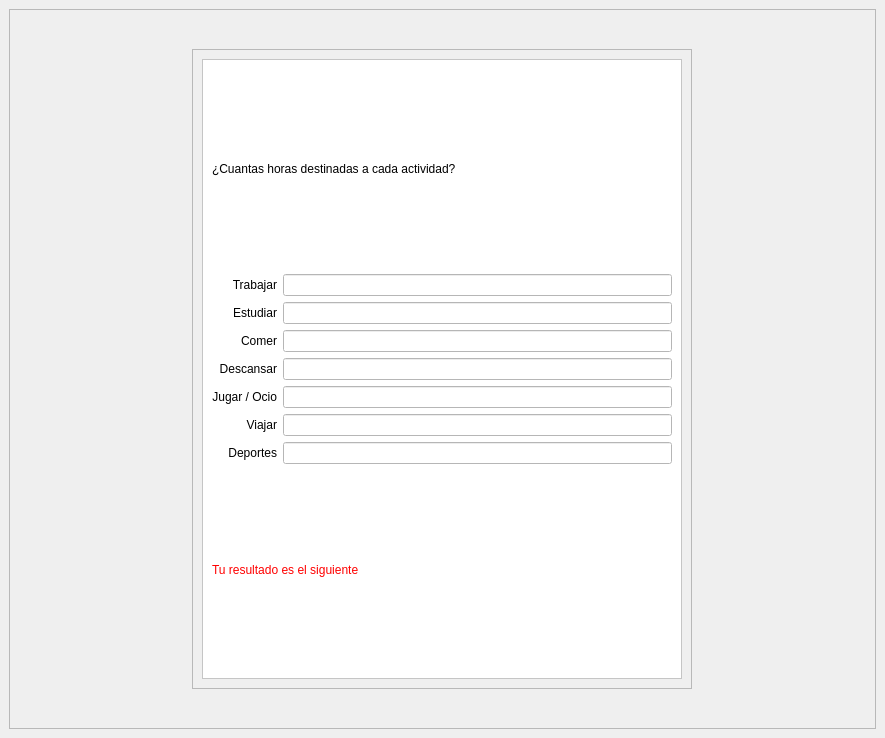
<?xml version="1.0" encoding="UTF-8"?>
<ui version="4.0">
 <class>MainWindow</class>
 <widget class="QMainWindow" name="MainWindow">
  <property name="geometry">
   <rect>
    <x>0</x>
    <y>0</y>
    <width>885</width>
    <height>678</height>
   </rect>
  </property>
  <property name="windowTitle">
   <string>MainWindow</string>
  </property>
  <widget class="QWidget" name="centralwidget">
   <layout class="QGridLayout" name="gridLayout">
    <item row="0" column="0">
     <widget class="QFrame" name="contenedorPrincipal">
      <property name="whatsThis">
       <string>&lt;html&gt;&lt;head/&gt;&lt;body&gt;&lt;p&gt;&lt;br/&gt;&lt;/p&gt;&lt;/body&gt;&lt;/html&gt;</string>
      </property>
      <property name="styleSheet">
       <string notr="true">
#contenedorPrincipal{
	background-image: url(imagenes/fondo.png);
}

#frameBotones{
	background-color:rgb(255, 255, 255);
	border: 1px solid black;
	max-width: 150px
}

#frameVentanas{
	background-color:rgb(255, 255, 255);
	border: 1px solid black;
}

#btnFinanzas,#btnNotas,#btnTiempo,#btnHorarios,#btnRecordatorios{
	color: rgb(255, 255, 255);
	font-size: 13px;
	background-color: rgb(85, 170, 255);
	border-radius: 3px;	
	height: 30px;
	border: 1px solid black;
}

#btnFinanzas:hover,#btnNotas:hover,#btnTiempo:hover,#btnHorarios:hover,#btnRecordatorios:hover{
	background-color: rgb(0, 85, 255);
}
</string>
      </property>
      <property name="frameShape">
       <enum>QFrame::StyledPanel</enum>
      </property>
      <property name="frameShadow">
       <enum>QFrame::Raised</enum>
      </property>
      <layout class="QGridLayout" name="gridLayout_2">
       <item row="0" column="0">
        <widget class="QFrame" name="framePrincipal">
         <property name="maximumSize">
          <size>
           <width>780</width>
           <height>16777215</height>
          </size>
         </property>
         <property name="styleSheet">
          <string notr="true">#framePrincipal{
	padding: 0px;
	margin: 30px 140px;
}</string>
         </property>
         <property name="frameShape">
          <enum>QFrame::StyledPanel</enum>
         </property>
         <property name="frameShadow">
          <enum>QFrame::Raised</enum>
         </property>
         <layout class="QVBoxLayout" name="verticalLayout">
          <item alignment="Qt::AlignVCenter">
           <widget class="QFrame" name="frameInterno">
            <property name="minimumSize">
             <size>
              <width>480</width>
              <height>620</height>
             </size>
            </property>
            <property name="styleSheet">
             <string notr="true">background-color: rgb(255, 255, 255);


</string>
            </property>
            <property name="frameShape">
             <enum>QFrame::StyledPanel</enum>
            </property>
            <property name="frameShadow">
             <enum>QFrame::Raised</enum>
            </property>
            <layout class="QGridLayout" name="gridLayout_3">
             <item row="3" column="0">
              <widget class="QLabel" name="label_4">
               <property name="styleSheet">
                <string notr="true">font: 12pt &quot;Segoe Print&quot;;</string>
               </property>
               <property name="text">
                <string>Comer</string>
               </property>
               <property name="alignment">
                <set>Qt::AlignRight|Qt::AlignTrailing|Qt::AlignVCenter</set>
               </property>
              </widget>
             </item>
             <item row="5" column="0">
              <widget class="QLabel" name="label_6">
               <property name="styleSheet">
                <string notr="true">font: 12pt &quot;Segoe Print&quot;;</string>
               </property>
               <property name="text">
                <string>Jugar / Ocio</string>
               </property>
               <property name="alignment">
                <set>Qt::AlignRight|Qt::AlignTrailing|Qt::AlignVCenter</set>
               </property>
              </widget>
             </item>
             <item row="1" column="0">
              <widget class="QLabel" name="label_12">
               <property name="styleSheet">
                <string notr="true">font: 12pt &quot;Segoe Print&quot;;</string>
               </property>
               <property name="text">
                <string>Trabajar</string>
               </property>
               <property name="alignment">
                <set>Qt::AlignRight|Qt::AlignTrailing|Qt::AlignVCenter</set>
               </property>
              </widget>
             </item>
             <item row="2" column="1">
              <widget class="QLineEdit" name="txtEstudiar"/>
             </item>
             <item row="3" column="1">
              <widget class="QLineEdit" name="txtComer"/>
             </item>
             <item row="4" column="1">
              <widget class="QLineEdit" name="txtDescansar"/>
             </item>
             <item row="7" column="1">
              <widget class="QLineEdit" name="txtDeportes"/>
             </item>
             <item row="8" column="0" colspan="2">
              <widget class="QLabel" name="lblResultado">
               <property name="tabletTracking">
                <bool>false</bool>
               </property>
               <property name="styleSheet">
                <string notr="true">font: 12pt &quot;Segoe Print&quot;;
color: rgb(255, 0, 0);</string>
               </property>
               <property name="text">
                <string>Tu resultado es el siguiente</string>
               </property>
               <property name="alignment">
                <set>Qt::AlignLeading|Qt::AlignLeft|Qt::AlignVCenter</set>
               </property>
              </widget>
             </item>
             <item row="1" column="1">
              <widget class="QLineEdit" name="txtTrabajar"/>
             </item>
             <item row="5" column="1">
              <widget class="QLineEdit" name="txtJugar"/>
             </item>
             <item row="4" column="0">
              <widget class="QLabel" name="label_5">
               <property name="styleSheet">
                <string notr="true">font: 12pt &quot;Segoe Print&quot;;</string>
               </property>
               <property name="text">
                <string>Descansar</string>
               </property>
               <property name="alignment">
                <set>Qt::AlignRight|Qt::AlignTrailing|Qt::AlignVCenter</set>
               </property>
              </widget>
             </item>
             <item row="6" column="1">
              <widget class="QLineEdit" name="txtViajar"/>
             </item>
             <item row="0" column="0" colspan="2">
              <widget class="QLabel" name="label_15">
               <property name="styleSheet">
                <string notr="true">font: 12pt &quot;Segoe Print&quot;;</string>
               </property>
               <property name="text">
                <string>¿Cuantas horas destinadas a cada actividad?</string>
               </property>
               <property name="alignment">
                <set>Qt::AlignLeading|Qt::AlignLeft|Qt::AlignVCenter</set>
               </property>
              </widget>
             </item>
             <item row="2" column="0">
              <widget class="QLabel" name="label_13">
               <property name="styleSheet">
                <string notr="true">font: 12pt &quot;Segoe Print&quot;;</string>
               </property>
               <property name="text">
                <string>Estudiar</string>
               </property>
               <property name="alignment">
                <set>Qt::AlignRight|Qt::AlignTrailing|Qt::AlignVCenter</set>
               </property>
              </widget>
             </item>
             <item row="6" column="0">
              <widget class="QLabel" name="label_7">
               <property name="styleSheet">
                <string notr="true">font: 12pt &quot;Segoe Print&quot;;</string>
               </property>
               <property name="text">
                <string>Viajar</string>
               </property>
               <property name="alignment">
                <set>Qt::AlignRight|Qt::AlignTrailing|Qt::AlignVCenter</set>
               </property>
              </widget>
             </item>
             <item row="7" column="0">
              <widget class="QLabel" name="label_14">
               <property name="styleSheet">
                <string notr="true">font: 12pt &quot;Segoe Print&quot;;</string>
               </property>
               <property name="text">
                <string>Deportes</string>
               </property>
               <property name="alignment">
                <set>Qt::AlignRight|Qt::AlignTrailing|Qt::AlignVCenter</set>
               </property>
              </widget>
             </item>
            </layout>
           </widget>
          </item>
         </layout>
        </widget>
       </item>
      </layout>
     </widget>
    </item>
   </layout>
  </widget>
 </widget>
 <resources/>
 <connections/>
</ui>
